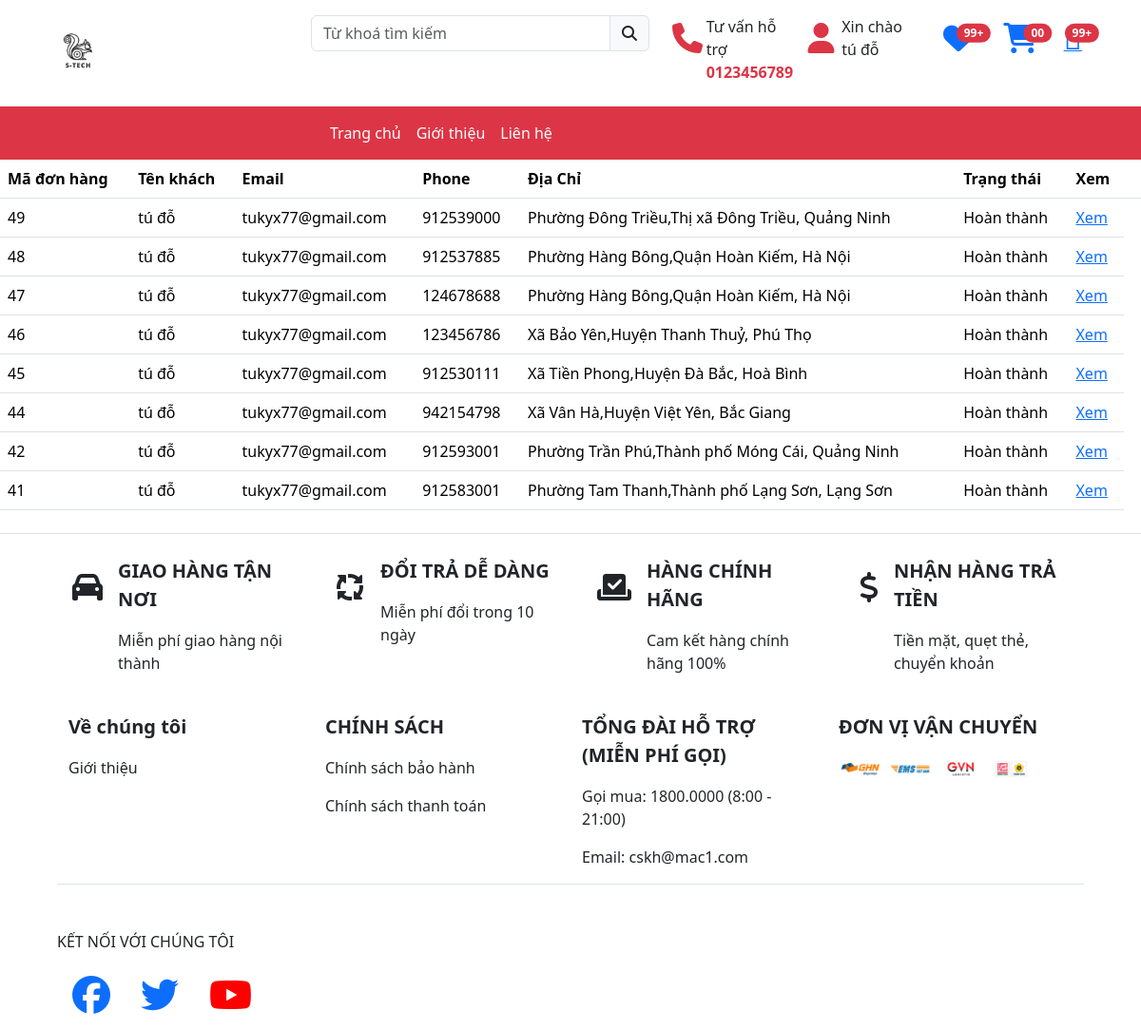
Screenshot of /user_don_hang.php (signed in) with the database file from the repository.
### tables this page shows
CREATE TABLE `don_hang` (
  `id_don_hang` int NOT NULL,
  `ma_khach_hang` int DEFAULT NULL,
  `ten_khach_hang` varchar(399) NOT NULL,
  `email_khach_hang` varchar(399) NOT NULL,
  `xa` int NOT NULL,
  `huyen` int NOT NULL,
  `tinh` int NOT NULL,
  `sdt` int NOT NULL,
  `trang_thai` tinyint NOT NULL,
  `dateOrder` datetime NOT NULL DEFAULT CURRENT_TIMESTAMP
);

CREATE TABLE `phuong_xa` (
  `id_phuong_xa` int NOT NULL,
  `id_quan_huyen` int NOT NULL,
  `ten_phuong_xa` varchar(299) NOT NULL
);

CREATE TABLE `quan_huyen` (
  `id_quan_huyen` int NOT NULL,
  `id_tinh` int NOT NULL,
  `ten_quan_huyen` varchar(100) NOT NULL
);

CREATE TABLE `tinh` (
  `id_tinh` int NOT NULL,
  `ten_tinh` varchar(199) NOT NULL
);

### controller/c_don_hang.php (called while the page is built, shortened)
<?php
include_once "model/m_don_hang.php";
class C_don_hang{
    function quan_ly_don_hang_user($id){
        $m_don_hang = new M_don_hang();
        $don_hang_user=$m_don_hang->don_hang_user($id);
        include("view_site/layout/index.php");
    }
}

### view_site/layout/content/index.php (called while the page is built)
<?php
require("$view");

### model/database.php (called while the page is built, shortened)
<?php
class database
{
    public function pdo_get_connection()
    {
        $servername = 'localhost';
        $username = 'root';
        $pass = '';
        try {
            $con = new PDO("mysql:host=$servername;dbname=du_an1", $username, $pass);
            $con->setAttribute(PDO::ATTR_ERRMODE, PDO::ERRMODE_EXCEPTION);
            return $con;
        } catch (Exception $ex) {
            echo $ex->getMessage();
            echo $ex->getLine();
            echo $ex->getFile();
        }
    }
    public function pdo_query($sql, $sql_args = [])
    {
        try {
            $con = $this->pdo_get_connection();
            $stmt = $con->prepare($sql);
            $stmt->execute($sql_args);
            $rows = $stmt->fetchAll();
            return $rows;
        } catch (PDOException $ex) {
            throw $ex;
        }
    }
}

### model/m_don_hang.php (called while the page is built, shortened)
<?php
include_once "database.php";
class M_don_hang extends database{
    function don_hang_user($id){
        $sql="SELECT * FROM don_hang INNER JOIN phuong_xa ON don_hang.xa=phuong_xa.id_phuong_xa INNER JOIN quan_huyen ON don_hang.huyen=quan_huyen.id_quan_huyen INNER JOIN tinh ON don_hang.tinh=tinh.id_tinh WHERE ten_khach_hang='$id' Order By id_don_hang Desc";
        return $this->pdo_query( $sql );
    }
}

### view_site/don_hang/user_donhang.php (the view, shortened to what this page needs)
<table class="table">
    <thead class="thead-dark">
        <tr>
            <th scope="col">Mã đơn hàng</th>
            <th scope="col">Tên khách</th>
            <th scope="col">Email</th>
            <th scope="col">Phone</th>
            <th scope="col">Địa Chỉ</th>
            <th scope="col">Trạng thái</th>
            <th scope="col">Xem</th>
            <th scope="col"></th>
        </tr>
    </thead>
    <tbody>
        <?php
        foreach ($don_hang_user as  $loai) {
        ?>
            <tr>
                <td><?php echo $loai['id_don_hang'] ?></td>
                <td><?php echo $loai['ten_khach_hang'] ?></td>
                <td><?php echo $loai['email_khach_hang'] ?></td>
                <td><?php echo $loai['sdt'] ?></td>
                <td><?php echo $loai['ten_phuong_xa'].','.$loai['ten_quan_huyen'].','.$loai['ten_tinh']; ?></td>
                <td><?php
                    if($loai['trang_thai'] == 1){
                        echo 'Chờ xác nhận';
                    }else if($loai['trang_thai'] == 2){
                        echo 'Đã xác nhận';
                    }else if($loai['trang_thai'] == 3){
                        echo 'Đang vận chuyển';
                    }else if($loai['trang_thai'] == 4){
                        echo 'Giao hàng thành công';
                    }else if($loai['trang_thai'] == 5){
                        echo 'Hoàn thành';
                    }?></td>
                <td><a href="user_don_hang.php?ma_don=<?php echo $loai['id_don_hang'] ?>">Xem</a></td>
            </tr>
        <?php } ?>
    </tbody>
</table>

### user_don_hang.php (shortened to what this page needs)
<?php
include "controller/c_don_hang.php";
$c_don_hang = new c_don_hang();
if(isset($_SESSION['ho_ten'])){
    $c_don_hang->quan_ly_don_hang_user($_SESSION['ho_ten']);
}

### view_site/layout/index.php (shortened to what this page needs)
<!DOCTYPE html>
<html lang="en">
<head>
    <link href="https://cdn.jsdelivr.net/npm/bootstrap@5.3.1/dist/css/bootstrap.min.css" rel="stylesheet">
    <link rel="stylesheet" href="https://cdnjs.cloudflare.com/ajax/libs/font-awesome/6.4.2/css/all.min.css" />
    <link rel="stylesheet" href="public/css/css.css">
    <link rel="stylesheet" href="https://cdnjs.cloudflare.com/ajax/libs/font-awesome/6.4.2/css/all.min.css" />
    <link rel="stylesheet" href="https://code.jquery.com/ui/1.12.1/themes/base/jquery-ui.css">
</head>
<body>
    <div>
        <?php
        require("header/index.php");
        require("content/index.php");
        require("footer/index.php");
        ?>
    </div>
</body>
</html>

### view_site/layout/header/index.php (shortened to what this page needs)
<section class="my_header">
    <div class="container py-3">
        <div class="row">
            <div class="col-md-3 ">
                <a href="./index.php">
                    <img src="public/asset/logo.jpg" style="width:5rem" alt="">
                </a>
            </div>
            <div class="col-md-4">
            <form action="" method="post">
                <div class="input-group mb-3">
                    <input type="text" class="form-control" name="search" required placeholder="Từ khoá tìm kiếm "
                        aria-label="Recipient's username" aria-describedby="basic-addon2">
                    <button type="submit" class="input-group-text" name="search-btn" id="basic-addon2"><i class="fa-solid fa-magnifying-glass"></i></button>
                </div>
                </form>
            </div>
            <div class="col-md-3">
                <div class="row">
                    <div class="col">
                        <div class="row">
                            <div class="col-3">
                                <div class="fs-2 text-danger"><i class="fa-solid fa-phone"></i></div>
                            </div>
                            <div class="col-9">
                                Tư vấn hỗ trợ<br>
                                <strong class="text-danger">0123456789</strong>
                            </div>
                        </div>
                    </div>
                    <div class="col">
                        <div class="row">
                            <div class="col-3 ">
                                <div class="fs-2 text-danger dropdown">
                                    <?php
                                    if (isset($_SESSION['ho_ten'])) {
                                        echo '<div class="" id="avatar" style="" >';
                                        echo '<i class="fa-solid fa-user"></i>';
                                        echo '</div>';
                                    } else {
                                        echo '<i class="fa-solid fa-user"></i>';
                                    }
                                    ?>
                                </div>
                            </div>
                            <div class="col-9">
                                <?php
                                if (isset($_SESSION['ho_ten'])) {
                                    $ho_ten = $_SESSION['ho_ten'];
                                    echo 'Xin chào<br>' . $ho_ten;
                                } else {
                                    echo '<a style="text-decoration: none" href="dang_ky_dang_nhap.php">';
                                    echo 'Xin chào<br>';
                                    echo '<strong class="text-danger">Đăng nhập</strong> </a>';
                                }
                                ?>
                            </div>
                        </div>
                    </div>
                </div>
            </div>
            <div class="col-md-2">
                <div class="row">
                    <div class="col"><a href="#" class=" position-relative">
                            <span class="fs-2 "><i class="fa-solid fa-heart"></i></span>
                            <span
                                class="position-absolute top-0 start-100 translate-middle badge rounded-pill bg-danger">
                                99+
                            </span>
                        </a></div>
                    <?php if (1) { ?>
                    <div class="col"><a href="./gio_hang.php" class=" position-relative">
                            <span class="fs-2 "><i class="fa-solid fa-cart-shopping"></i></i></span>
                            <span
                                class="position-absolute top-0 start-100 translate-middle badge rounded-pill bg-danger">
                                00
                            </span>
                        </a></div>
                    <?php } ?>
                    <div class="col"><a href="#" class=" position-relative">
                            <span class="fs-2 "><i class="fa-duotone fa-inbox"></i></span>
                            <span
                                class="position-absolute top-0 start-100 translate-middle badge rounded-pill bg-danger">
                                99+
                            </span>
                        </a></div>
                </div>
            </div>
        </div>
    </div>
</section>
<div><?php require("menu.php"); ?></div>

### view_site/layout/header/menu.php (shortened to what this page needs)
<section class="my_menu bg-danger">
    <div class="container">
        <div class="row">
            <div class="col-md-3"></div>
            <div class="col-md-9">
                <nav class="navbar navbar-expand-lg bg-body-danger col-md-8">
                    <div class="container-fluid">
                        <div class="collapse navbar-collapse" id="navbarSupportedContent">
                            <ul class="navbar-nav me-auto mb-2 mb-lg-0">
                                <li class="nav-item">
                                    <a class="nav-link text-white active" aria-current="page" href="index.php">Trang
                                        chủ</a>
                                </li>
                                <li class="nav-item">
                                    <a class="nav-link  text-white active" aria-current="page" href="about.php">Giới thiệu</a>
                                </li>
                                <li class="nav-item">
                                    <a class="nav-link  text-white active" aria-current="page" href="lienhe.php">Liên hệ</a>
                                </li>
                            </ul>
                        </div>
                    </div>
                </nav>
            </div>
        </div>
    </div>
</section>

### view_site/layout/footer/index.php (shortened to what this page needs)
<div id="footer" class="mt-4 container-fluid border-top ">
    <div id="footer-1" class="my-4 mx-5">
        <div class="row">
            <div class="col-lg-3 col-md-4 col-sm-6 d-flex">
                <i class="fa-solid fa-car fs-2 pr-2 m-3"></i>
                <div class="d-flex flex-column ">
                    <p class="fw-bold fs-5">GIAO HÀNG TẬN NƠI</p>
                    <p class="fs-6">Miễn phí giao hàng nội thành</p>
                </div>
            </div>
            <div class="col-lg-3 col-md-4 col-sm-6 d-flex ">
                <i class="fa-solid fa-arrows-spin fs-2 pr-1 m-3"></i>
                <div class="d-flex flex-column ">
                    <p class="fw-bold fs-5">ĐỔI TRẢ DỄ DÀNG</p>
                    <p class="fs-6">Miễn phí đổi trong 10 ngày</p>
                </div>
            </div>
            <div class="col-lg-3 col-md-4 col-sm-6 d-flex ">
                <i class="fa-solid fa-check-to-slot fs-2 pr-1 m-3"></i>
                <div class="d-flex flex-column ">
                    <p class="fw-bold fs-5">HÀNG CHÍNH HÃNG</p>
                    <p class="fs-6">Cam kết hàng chính hãng 100%</p>
                </div>
            </div>
            <div class="col-lg-3 col-md-4 col-sm-6 d-flex ">
                <i class="fa-solid fa-dollar-sign fs-2 pr-1 m-3"></i>
                <div class="d-flex flex-column ">
                    <p class="fw-bold fs-5">NHẬN HÀNG TRẢ TIỀN
                    </p>
                    <p class="fs-6">Tiền mặt, quẹt thẻ, chuyển khoản
                    </p>
                </div>
            </div>
        </div>
    </div>
    <div id="footer-2">
        <div class="row mx-5">
            <div class="col-lg-3 col-md-4 col-sm-6">
                <div class="d-flex flex-column ">
                    <p class="fw-bold fs-5">Về chúng tôi</p>
                    <a>
                        <p class="fs-6">Giới thiệu</p>
                    </a>
                </div>
            </div>
            <div class="col-lg-3 col-md-4 col-sm-6">
                <div class="d-flex flex-column ">
                    <p class="fw-bold fs-5">CHÍNH SÁCH</p>
                    <a>
                        <p class="fs-6">Chính sách bảo hành</p>
                        <p class="fs-6">Chính sách thanh toán</p>
                    </a>
                </div>
            </div>
            <div class="col-lg-3 col-md-4 col-sm-6">
                <div class="d-flex flex-column ">
                    <p class="fw-bold fs-5"> TỔNG ĐÀI HỖ TRỢ (MIỄN PHÍ GỌI)</p>
                    <a>
                        <p class="fs-6">Gọi mua: 1800.0000 (8:00 - 21:00)</p>
                        <p class="fs-6">Email: cskh@mac1.com</p>
                    </a>
                </div>
            </div>
            <div class="col-lg-3 col-md-4 col-sm-6">
                <div class="d-flex flex-column ">
                    <p class="fw-bold fs-5">ĐƠN VỊ VẬN CHUYỂN</p>
                    <a>
                        <img src="public/asset/f-2.png" style="width: 200px;" alt="">
                    </a>
                </div>
            </div>
        </div>
    </div>
    <div id="footer-3" class="border-top d-flex mx-5 justify-content-between">
        <div class="d-flex mt-5 flex-column">
            <p>KẾT NỐI VỚI CHÚNG TÔI</p>
            <nav class="nav nav-pills flex-column flex-sm-row">
                <a class="flex-sm-fill text-sm-center nav-link " aria-current="page" href="#"><i class="fa-brands fa-facebook fs-1 pb-2"></i></a>
                <a class="flex-sm-fill text-sm-center nav-link " href="#"><i class="fa-brands fa-twitter fs-1 pb-2"></i></a>
                <a class="flex-sm-fill text-sm-center nav-link " style="color:red" href="#"><i class="fa-brands fa-youtube fs-1 pb-2"></i></a>
              </nav>
        </div>
    </div>
</div>

### rows the page displays
don_hang: id_don_hang "49", ten_khach_hang "tú đỗ", email_khach_hang "tukyx77@gmail.com", sdt "912539000", xa.ten_phuong_xa "Phường Đông Triều", huyen.ten_quan_huyen "Thị xã Đông Triều", tinh.ten_tinh "Quảng Ninh", trang_thai "Hoàn thành"
don_hang: id_don_hang "48", ten_khach_hang "tú đỗ", email_khach_hang "tukyx77@gmail.com", sdt "912537885", xa.ten_phuong_xa "Phường Hàng Bông", huyen.ten_quan_huyen "Quận Hoàn Kiếm", tinh.ten_tinh "Hà Nội", trang_thai "Hoàn thành"
don_hang: id_don_hang "47", ten_khach_hang "tú đỗ", email_khach_hang "tukyx77@gmail.com", sdt "124678688", xa.ten_phuong_xa "Phường Hàng Bông", huyen.ten_quan_huyen "Quận Hoàn Kiếm", tinh.ten_tinh "Hà Nội", trang_thai "Hoàn thành"
don_hang: id_don_hang "46", ten_khach_hang "tú đỗ", email_khach_hang "tukyx77@gmail.com", sdt "123456786", xa.ten_phuong_xa "Xã Bảo Yên", huyen.ten_quan_huyen "Huyện Thanh Thuỷ", tinh.ten_tinh "Phú Thọ", trang_thai "Hoàn thành"
don_hang: id_don_hang "45", ten_khach_hang "tú đỗ", email_khach_hang "tukyx77@gmail.com", sdt "912530111", xa.ten_phuong_xa "Xã Tiền Phong", huyen.ten_quan_huyen "Huyện Đà Bắc", tinh.ten_tinh "Hoà Bình", trang_thai "Hoàn thành"
don_hang: id_don_hang "44", ten_khach_hang "tú đỗ", email_khach_hang "tukyx77@gmail.com", sdt "942154798", xa.ten_phuong_xa "Xã Vân Hà", huyen.ten_quan_huyen "Huyện Việt Yên", tinh.ten_tinh "Bắc Giang", trang_thai "Hoàn thành"
don_hang: id_don_hang "42", ten_khach_hang "tú đỗ", email_khach_hang "tukyx77@gmail.com", sdt "912593001", xa.ten_phuong_xa "Phường Trần Phú", huyen.ten_quan_huyen "Thành phố Móng Cái", tinh.ten_tinh "Quảng Ninh", trang_thai "Hoàn thành"
don_hang: id_don_hang "41", ten_khach_hang "tú đỗ", email_khach_hang "tukyx77@gmail.com", sdt "912583001", xa.ten_phuong_xa "Phường Tam Thanh", huyen.ten_quan_huyen "Thành phố Lạng Sơn", tinh.ten_tinh "Lạng Sơn", trang_thai "Hoàn thành"

### other values shown
$ho_ten "tú đỗ"
